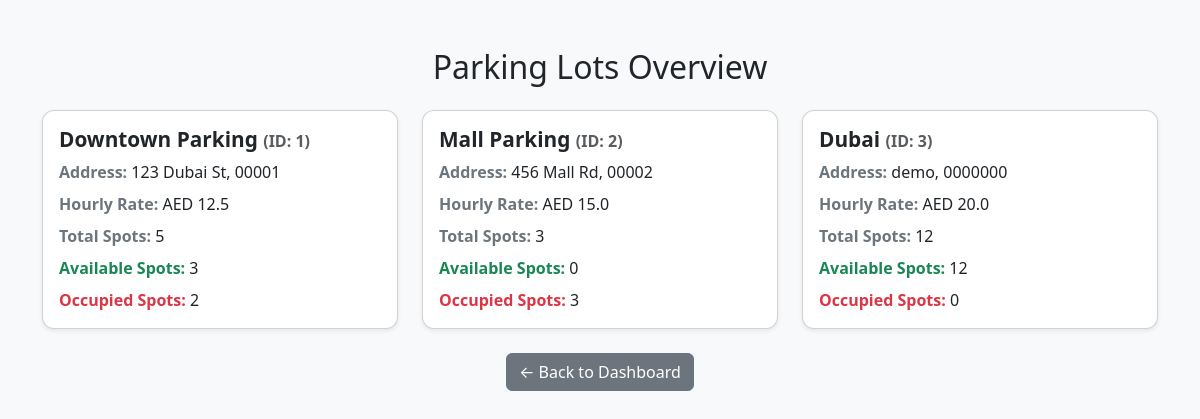
The app's page /admin/view-lots (signed in) with its own data.
### models/parking_lot.py (models this page shows)
class ParkingLot(Base):
    __tablename__ = 'parking_lots'
    id = Column(Integer, primary_key=True)
    prime_location_name = Column(String, nullable=False)
    price = Column(Float, nullable=False)
    address = Column(String, nullable=False)
    pin_code = Column(String, nullable=False)
    maximum_number_of_spots = Column(Integer, nullable=False)
    spots = relationship("ParkingSpot", back_populates="lot", cascade="all, delete-orphan")

### controllers/admin_controller.py (the view)
@admin_bp.route('/admin/view-lots')
def view_lots():
    if session.get('user_type') != 'admin':
        return redirect(url_for('auth.login'))
    db_session = Session()
    parking_lots = db_session.query(ParkingLot).options(joinedload(ParkingLot.spots)).all()
    lots_summary = []
    for lot in parking_lots:
        for spot in lot.spots:
            spot.status = spot.status.name
        total = len(lot.spots)
        available = sum(1 for spot in lot.spots if spot.status == 'AVAILABLE')
        occupied = total - available
        lots_summary.append({
            'lot': lot,
            'total_spots': total,
            'available_spots': available,
            'occupied_spots': occupied
        })
    db_session.close()
    return render_template('view_lots.html', lots_data=lots_summary)

### templates/view_lots.html (shortened to what this page needs)
<!DOCTYPE html>
<html lang="en">
<head>
    <link href="https://cdn.jsdelivr.net/npm/bootstrap@5.3.0/dist/css/bootstrap.min.css" rel="stylesheet" />
</head>
<body>
<div class="container my-5">
    <h2 class="mb-4 text-center">Parking Lots Overview</h2>
    {% if lots_data %}
        <div class="row g-4">
            {% for item in lots_data %}
            <div class="col-md-6 col-lg-4">
                <div class="card shadow-sm h-100">
                    <div class="card-body d-flex flex-column">
                        <h5 class="lot-title">{{ item.lot.prime_location_name }}
                            <small class="text-muted fs-6">(ID: {{ item.lot.id }})</small>
                        </h5>
                        <p class="mb-2"><span class="stat-label">Address:</span> {{ item.lot.address }}, {{ item.lot.pin_code }}</p>
                        <p class="mb-2"><span class="stat-label">Hourly Rate:</span> AED {{ item.lot.price }}</p>
                        <p class="mb-2"><span class="stat-label">Total Spots:</span> {{ item.total_spots }}</p>
                        <p class="mb-2"><span class="stat-label text-success">Available Spots:</span> {{ item.available_spots }}</p>
                        <p class="mb-0"><span class="stat-label text-danger">Occupied Spots:</span> {{ item.occupied_spots }}</p>
                    </div>
                </div>
            </div>
            {% endfor %}
        </div>
    {% else %}
        <p class="text-center fs-5 text-muted">There are currently no parking lots to display.</p>
    {% endif %}
    <div class="text-center mt-4">
        <a href="{{ url_for('admin.dashboard') }}" class="btn btn-secondary">← Back to Dashboard</a>
    </div>
</div>
</body>
</html>

### templates/view_lots.html (style rules this page uses)
body { background-color: #f8f9fa; }
.card { border-radius: 0.75rem; transition: box-shadow 0.3s ease; }
.lot-title { font-weight: 700; font-size: 1.3rem; }
.stat-label { color: #6c757d; font-weight: 600; }

### records on screen
ParkingLot: lot.prime_location_name "Downtown Parking", lot.id "1", lot.address "123 Dubai St", lot.pin_code "00001", lot.price "12.5"
ParkingLot: lot.prime_location_name "Mall Parking", lot.id "2", lot.address "456 Mall Rd", lot.pin_code "00002", lot.price "15.0"
ParkingLot: lot.prime_location_name "Dubai", lot.id "3", lot.address "demo", lot.pin_code "0000000", lot.price "20.0"

### other values on screen
{{ item.total_spots }} "5" "3" "12"
{{ item.available_spots }} "3" "0" "12"
{{ item.occupied_spots }} "2" "3" "0"
